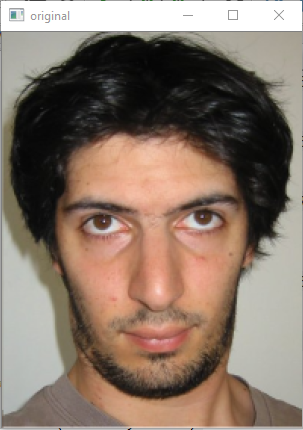
#> input picture input.png, 303 x 430 px
$ python -i cartoon.py   (imports and definitions only)
#> lines starting #> are read from the running program, lines starting #| are printed output that depends on the picture
#Importing libraries
import tkinter
import cv2
from tkinter import *
import imutils

#Creating a Window as user interface
# [3 lines not run here, left out]

def helper():
    #taking image input from user
    file_path = filedialog.askopenfilename()
#> the answer given: input.png

    #reading image
    img = cv2.imread(file_path)
#> img is the input picture: shape (430, 303, 3); mean B, G, R 106.2, 119.2, 137.2

    #Resizing image
    img = imutils.resize(img, width=300)
#> img: shape (425, 300, 3)

    #reducing noise by bilateral Filter
    color = cv2.bilateralFilter(img, 6, 100, 100)

    #making it non-realistic by stylizing
    img1=cv2.stylization(color, sigma_s=600, sigma_r=0.4)
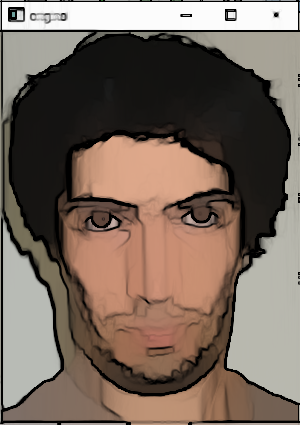
#> img1: shape (425, 300, 3); mean B, G, R 92.2, 103.2, 118.6

    #converting into gray scale
    gray = cv2.cvtColor(img, cv2.COLOR_BGR2GRAY)
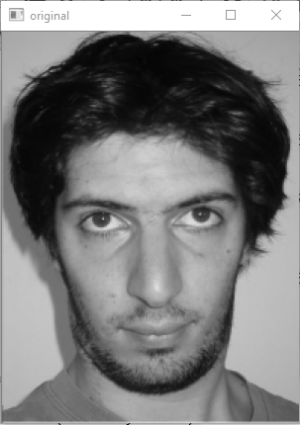
#> gray: shape (425, 300); min 5, max 255, mean 123.1
    #removing noise
    gray = cv2.medianBlur(gray, 5)
    #getting edges
    edges = cv2.adaptiveThreshold(gray, 400, cv2.ADAPTIVE_THRESH_MEAN_C, cv2.THRESH_BINARY, 5, 5)
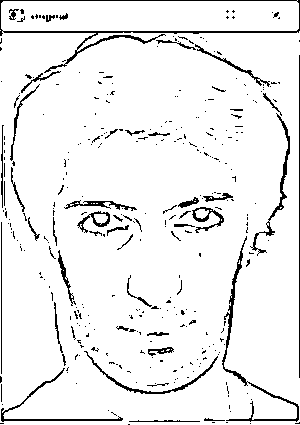
#> edges: shape (425, 300); 93.4% white; black in thin lines or dots

    #adding edges to stylized image
    cartoon = cv2.bitwise_and(img1, img1, mask=edges)
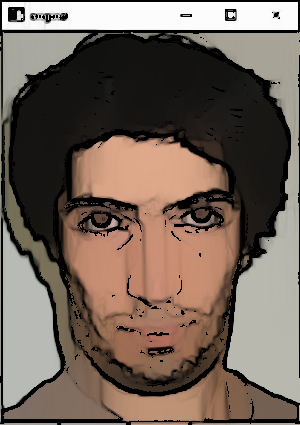
#> cartoon: shape (425, 300, 3); mean B, G, R 88.8, 99.3, 114.1

    # [5 lines of commented-out code are left out]
    cv2.imshow("cartoon", cartoon)
    cv2.waitKey(0)
    cv2.destroyAllWindows()

# [1 line that did not run here, left out]
# [1 line that did not run here, left out]

# [3 lines not run here, left out]

>>> result = helper()
